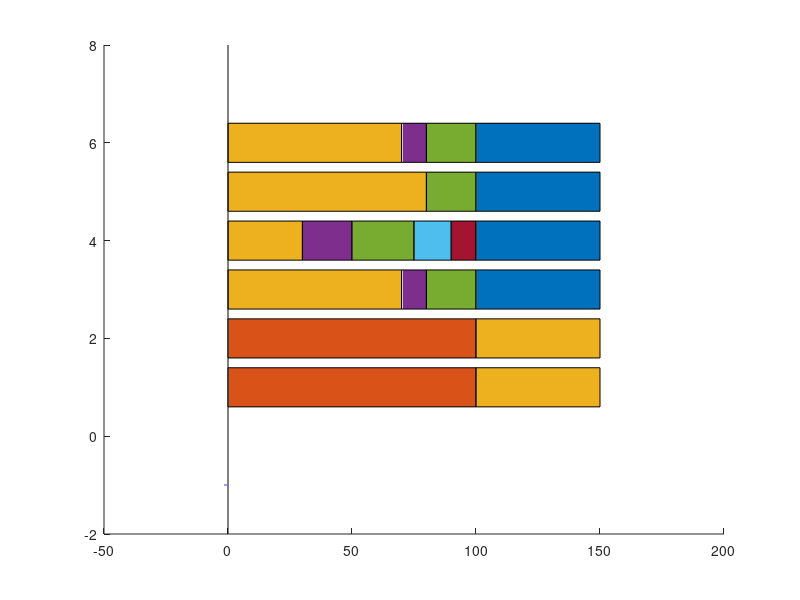

Recreate this plot in MATLAB. (Note: this script raises an error after producing the figure.)
clc
close all
clear all %#ok<CLALL>

x = 1:6;
y = [ 0  0  0  0  0  0 100 50; ...
      0  0  0  0  0  0 100 50; ...
     70 10 20  0  0 50   0  0; ...
     30 20 25 15 10 50   0  0; ...
     80  0 20  0  0 50   0  0; ...
     70 10 20  0  0 50   0  0];

f = figure;
hold on
size = 28;
plot(-1,-1, 'g', 'LineWidth', size)
plot(-1,-1, 'b', 'LineWidth', size)
plot(-1,-1, 'm', 'LineWidth', size)
plot(-1,-1, 'r', 'LineWidth', size)
plot(-1,-1, 'y', 'LineWidth', size)
plot(-1,-1, 'c', 'LineWidth', size)
plot(-1,-1, 'Color', [0 102 51]/255, 'LineWidth', size)
plot(-1,-1, 'Color', [153 153 255]/255, 'LineWidth', size)
b = barh(x,y,'stacked'); % stacks values in each row together
hold off

orange = [255 140 0]/255;
gold = [255 215 0]/255;

b(1).FaceColor = 'g';
b(1).EdgeColor = 'g';
b(2).FaceColor = 'b';
b(2).EdgeColor = 'b';
b(3).FaceColor = 'm';
b(3).EdgeColor = 'm';
b(4).FaceColor = 'r';
b(4).EdgeColor = 'r';
b(5).FaceColor = 'y';
b(5).EdgeColor = 'y';
b(6).FaceColor = 'c';
b(6).EdgeColor = 'c';
b(7).FaceColor = [0 102 51]/255;
b(7).EdgeColor = [0 102 51]/255;
b(8).FaceColor = [153 153 255]/255;
b(8).EdgeColor = [153 153 255]/255;

ax = axesProperties({}, 1, 'normal', 'off', 'w', 'Calibri', 40, 4/3, 3, [0.01 0], 'out', 'off', 'k', {'Latency (ms)'}, [0 180], [0 50 100 150], 'off', 'k', {}, [0 7], []);
paperSize = resizeFig(f, ax, 2.5*15, 7.5, [0.35 2.4], [-0.3 0.4], 0);
legStr = {'RS';'EF';'IB';'RIB';'ND';'FS';'TC';'NRT'};
legProperties(legStr, 'off', 30, 3, 'NorthEast');
exportFig(f, ['cellProps' '.tif'],'-dtiffnocompression','-r300', paperSize);